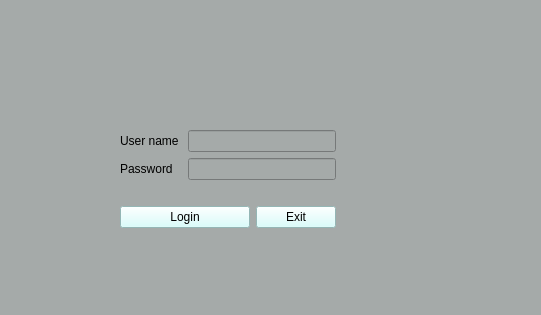
<?xml version="1.0" encoding="UTF-8"?>
<ui version="4.0">
 <class>new_login</class>
 <widget class="QMainWindow" name="new_login">
  <property name="geometry">
   <rect>
    <x>0</x>
    <y>0</y>
    <width>541</width>
    <height>315</height>
   </rect>
  </property>
  <property name="windowTitle">
   <string>Login User form</string>
  </property>
  <property name="styleSheet">
   <string notr="true">font: 700 10pt &quot;Times New Roman&quot;;
background-color: rgb(165, 170, 169);</string>
  </property>
  <widget class="QWidget" name="centralwidget">
   <widget class="QLabel" name="label_3">
    <property name="geometry">
     <rect>
      <x>60</x>
      <y>-5</y>
      <width>481</width>
      <height>111</height>
     </rect>
    </property>
    <property name="text">
     <string/>
    </property>
    <property name="pixmap">
     <pixmap>C:/Users/eng.alahdal/Downloads/logo-1.png</pixmap>
    </property>
   </widget>
   <widget class="QWidget" name="layoutWidget">
    <property name="geometry">
     <rect>
      <x>120</x>
      <y>130</y>
      <width>216</width>
      <height>98</height>
     </rect>
    </property>
    <layout class="QGridLayout" name="gridLayout">
     <item row="0" column="0">
      <widget class="QLabel" name="label">
       <property name="styleSheet">
        <string notr="true">font: 700 10pt &quot;Times New Roman&quot;;</string>
       </property>
       <property name="text">
        <string>User name</string>
       </property>
      </widget>
     </item>
     <item row="0" column="1" colspan="2">
      <widget class="QLineEdit" name="lineEdit"/>
     </item>
     <item row="1" column="0">
      <widget class="QLabel" name="label_2">
       <property name="styleSheet">
        <string notr="true">font: 700 10pt &quot;Times New Roman&quot;;</string>
       </property>
       <property name="text">
        <string>Password</string>
       </property>
      </widget>
     </item>
     <item row="1" column="1" colspan="2">
      <widget class="QLineEdit" name="lineEdit_2"/>
     </item>
     <item row="2" column="1" colspan="2">
      <widget class="QLabel" name="errorlabel">
       <property name="text">
        <string/>
       </property>
      </widget>
     </item>
     <item row="3" column="0" colspan="2">
      <widget class="QPushButton" name="pushButton">
       <property name="styleSheet">
        <string notr="true">font: 700 10pt &quot;Times New Roman&quot;;
background-color: rgb(207, 255, 253);</string>
       </property>
       <property name="text">
        <string>Login</string>
       </property>
      </widget>
     </item>
     <item row="3" column="2">
      <widget class="QPushButton" name="pushButton_2">
       <property name="styleSheet">
        <string notr="true">font: 700 10pt &quot;Times New Roman&quot;;
background-color: rgb(207, 255, 253);</string>
       </property>
       <property name="text">
        <string>Exit</string>
       </property>
      </widget>
     </item>
    </layout>
   </widget>
  </widget>
  <widget class="QStatusBar" name="statusbar"/>
 </widget>
 <resources/>
 <connections/>
</ui>
